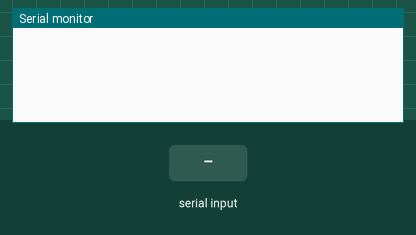
This sketch was run on a simulated Arduino Mega 2560, built with avr-gcc and run on an emulated ATmega2560. Parts: the last lines printed to the serial monitor. The test bench sets the inputs (shaded band). The modem accepts every AT command (registered, SIM ready, sends succeed) and sends nothing else.

Above: at 1.2 s.
1.3 s: "^" received over Serial
At 2.5 s:
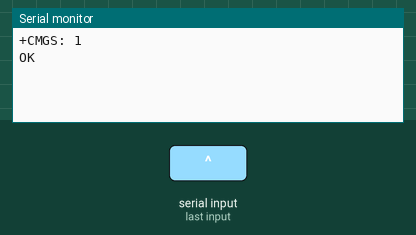
2.8 s: "^" received over the second serial link
At 3.7 s:
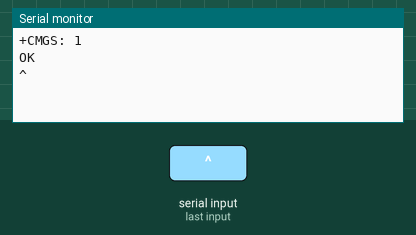
4.3 s: "1" received over the second serial link
At 4.9 s:
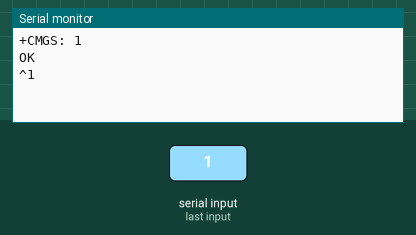

Measured:
- after the input at 1.3 s, the serial monitor: prints a new line at once (image 1)
- after the input at 2.8 s, the serial monitor: prints a new line at once (image 2)
- after the input at 4.3 s, the serial monitor: prints a new line at once (image 3)

The sketch:

SerialBridge.ino
```cpp
#include <Arduino.h>
void setup()
{
    // Open serial communications and wait for port to open:
    Serial.begin(115200);
    Serial1.begin(115200);
    while (!Serial) {}
    while (!Serial1) {}
}


void loop()
{
    if (Serial1.available())
        Serial.write(Serial1.read());
    if (Serial.available()) {
        char x = Serial.read();
        if (x == '^') {
          Serial1.write(0x1a);
        } else {
          Serial1.write(x);
        }
    }
}
```
